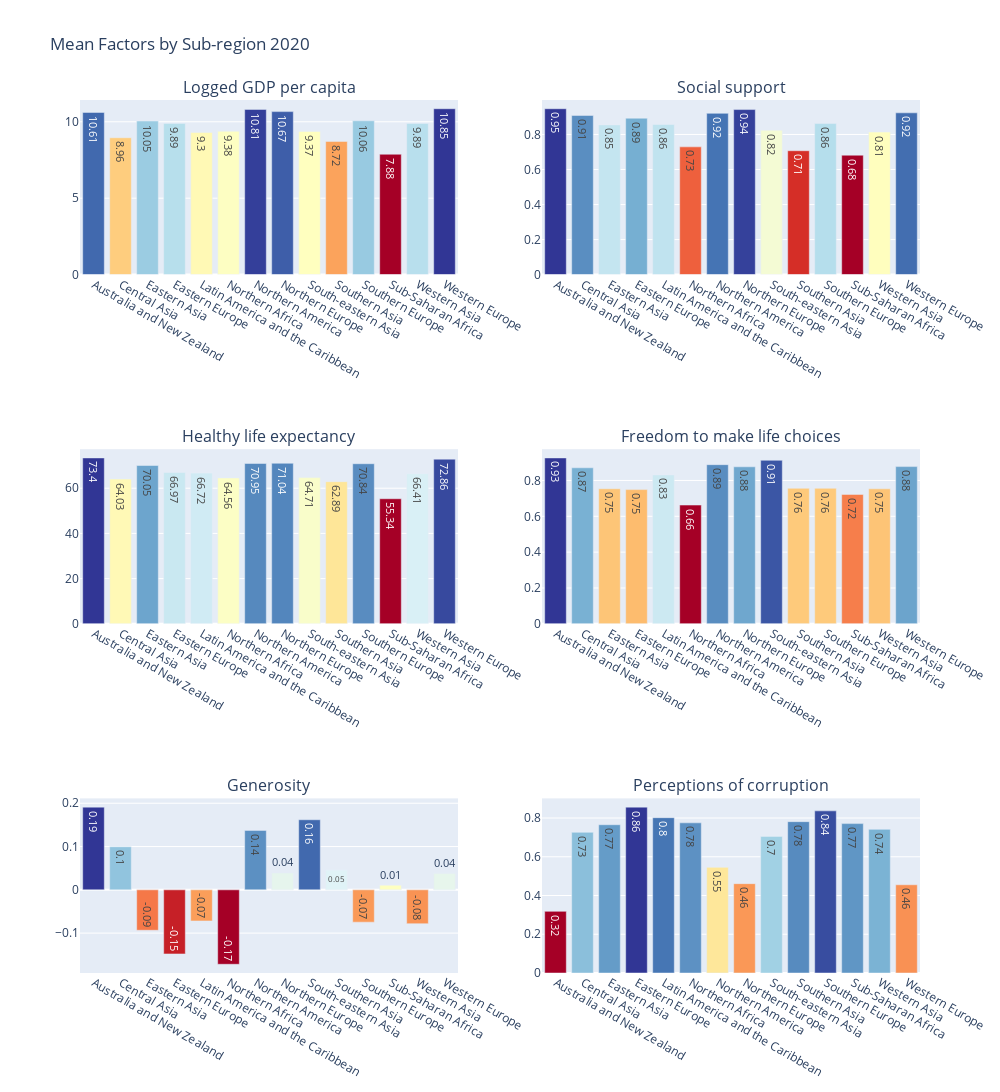

The code cell stored with this chart in its notebook:
### Code cell
# Group by sub-region and calculate mean values for each factor
mean_factors_by_subregion = Report_2020.groupby('Sub-region').mean().reset_index()

# Select the desired factors for the subplots
factors = ['Logged GDP per capita', 'Social support', 'Healthy life expectancy', 'Freedom to make life choices', 'Generosity', 'Perceptions of corruption']

# Create subplots
fig = sp.make_subplots(rows=3, cols=2, subplot_titles=factors,vertical_spacing=0.2)

# Add bar plots to subplots
for i, factor in enumerate(factors):
    fig.add_trace(go.Bar(x=mean_factors_by_subregion['Sub-region'],
            y=mean_factors_by_subregion[factor],
            marker_color=mean_factors_by_subregion[factor],
            marker_colorscale='RdYlBu',
            text=mean_factors_by_subregion[factor].round(2),
            textposition='auto',showlegend=False),row=(i // 2) + 1,col=(i % 2) + 1)

# Update the layout
fig.update_layout(
    height=1700,
    width=1000,
    title_text='Mean Factors by Sub-region 2020')

# Show the plot
fig.show()

### Figure 1 — Plotly figure (JSON) as saved in the notebook; plotly's stock layout.template omitted (floating-point values rounded to 4 significant figures)
{"data": [{"marker": {"color": [10.61, 8.955, 10.05, 9.894, 9.303, 9.38, 10.81, 10.67, 9.367, 8.716, 10.06, 7.875, 9.889, 10.85], "colorscale": [[0, "rgb(165,0,38)"], [0.1, "rgb(215,48,39)"], [0.2, "rgb(244,109,67)"], [0.3, "rgb(253,174,97)"], [0.4, "rgb(254,224,144)"], [0.5, "rgb(255,255,191)"], [0.6, "rgb(224,243,248)"], [0.7, "rgb(171,217,233)"], [0.8, "rgb(116,173,209)"], [0.9, "rgb(69,117,180)"], [1, "rgb(49,54,149)"]]}, "showlegend": false, "text": [10.61, 8.96, 10.05, 9.89, 9.3, 9.38, 10.81, 10.67, 9.37, 8.72, 10.06, 7.88, 9.89, 10.85], "textposition": "auto", "type": "bar", "x": ["Australia and New Zealand", "Central Asia", "Eastern Asia", "Eastern Europe", "Latin America and the Caribbean", "Northern Africa", "Northern America", "Northern Europe", "South-eastern Asia", "Southern Asia", "Southern Europe", "Sub-Saharan Africa", "Western Asia", "Western Europe"], "xaxis": "x", "y": [10.61, 8.955, 10.05, 9.894, 9.303, 9.38, 10.81, 10.67, 9.367, 8.716, 10.06, 7.875, 9.889, 10.85], "yaxis": "y"}, {"marker": {"color": [0.947, 0.9086, 0.8547, 0.8928, 0.8569, 0.7292, 0.9207, 0.9422, 0.8241, 0.7072, 0.8623, 0.6816, 0.8136, 0.9235], "colorscale": [[0, "rgb(165,0,38)"], [0.1, "rgb(215,48,39)"], [0.2, "rgb(244,109,67)"], [0.3, "rgb(253,174,97)"], [0.4, "rgb(254,224,144)"], [0.5, "rgb(255,255,191)"], [0.6, "rgb(224,243,248)"], [0.7, "rgb(171,217,233)"], [0.8, "rgb(116,173,209)"], [0.9, "rgb(69,117,180)"], [1, "rgb(49,54,149)"]]}, "showlegend": false, "text": [0.95, 0.91, 0.85, 0.89, 0.86, 0.73, 0.92, 0.94, 0.82, 0.71, 0.86, 0.68, 0.81, 0.92], "textposition": "auto", "type": "bar", "x": ["Australia and New Zealand", "Central Asia", "Eastern Asia", "Eastern Europe", "Latin America and the Caribbean", "Northern Africa", "Northern America", "Northern Europe", "South-eastern Asia", "Southern Asia", "Southern Europe", "Sub-Saharan Africa", "Western Asia", "Western Europe"], "xaxis": "x2", "y": [0.947, 0.9086, 0.8547, 0.8928, 0.8569, 0.7292, 0.9207, 0.9422, 0.8241, 0.7072, 0.8623, 0.6816, 0.8136, 0.9235], "yaxis": "y2"}, {"marker": {"color": [73.4, 64.03, 70.05, 66.97, 66.72, 64.56, 70.95, 71.04, 64.71, 62.89, 70.84, 55.34, 66.41, 72.86], "colorscale": [[0, "rgb(165,0,38)"], [0.1, "rgb(215,48,39)"], [0.2, "rgb(244,109,67)"], [0.3, "rgb(253,174,97)"], [0.4, "rgb(254,224,144)"], [0.5, "rgb(255,255,191)"], [0.6, "rgb(224,243,248)"], [0.7, "rgb(171,217,233)"], [0.8, "rgb(116,173,209)"], [0.9, "rgb(69,117,180)"], [1, "rgb(49,54,149)"]]}, "showlegend": false, "text": [73.4, 64.03, 70.05, 66.97, 66.72, 64.56, 70.95, 71.04, 64.71, 62.89, 70.84, 55.34, 66.41, 72.86], "textposition": "auto", "type": "bar", "x": ["Australia and New Zealand", "Central Asia", "Eastern Asia", "Eastern Europe", "Latin America and the Caribbean", "Northern Africa", "Northern America", "Northern Europe", "South-eastern Asia", "Southern Asia", "Southern Europe", "Sub-Saharan Africa", "Western Asia", "Western Europe"], "xaxis": "x3", "y": [73.4, 64.03, 70.05, 66.97, 66.72, 64.56, 70.95, 71.04, 64.71, 62.89, 70.84, 55.34, 66.41, 72.86], "yaxis": "y3"}, {"marker": {"color": [0.9258, 0.8708, 0.7537, 0.7491, 0.8307, 0.6627, 0.8883, 0.8762, 0.9127, 0.7563, 0.7563, 0.7221, 0.7533, 0.8774], "colorscale": [[0, "rgb(165,0,38)"], [0.1, "rgb(215,48,39)"], [0.2, "rgb(244,109,67)"], [0.3, "rgb(253,174,97)"], [0.4, "rgb(254,224,144)"], [0.5, "rgb(255,255,191)"], [0.6, "rgb(224,243,248)"], [0.7, "rgb(171,217,233)"], [0.8, "rgb(116,173,209)"], [0.9, "rgb(69,117,180)"], [1, "rgb(49,54,149)"]]}, "showlegend": false, "text": [0.93, 0.87, 0.75, 0.75, 0.83, 0.66, 0.89, 0.88, 0.91, 0.76, 0.76, 0.72, 0.75, 0.88], "textposition": "auto", "type": "bar", "x": ["Australia and New Zealand", "Central Asia", "Eastern Asia", "Eastern Europe", "Latin America and the Caribbean", "Northern Africa", "Northern America", "Northern Europe", "South-eastern Asia", "Southern Asia", "Southern Europe", "Sub-Saharan Africa", "Western Asia", "Western Europe"], "xaxis": "x4", "y": [0.9258, 0.8708, 0.7537, 0.7491, 0.8307, 0.6627, 0.8883, 0.8762, 0.9127, 0.7563, 0.7563, 0.7221, 0.7533, 0.8774], "yaxis": "y4"}, {"marker": {"color": [0.191, 0.09946, -0.09341, -0.1481, -0.0719, -0.172, 0.1373, 0.0391, 0.1619, 0.04545, -0.0747, 0.01075, -0.07825, 0.03788], "colorscale": [[0, "rgb(165,0,38)"], [0.1, "rgb(215,48,39)"], [0.2, "rgb(244,109,67)"], [0.3, "rgb(253,174,97)"], [0.4, "rgb(254,224,144)"], [0.5, "rgb(255,255,191)"], [0.6, "rgb(224,243,248)"], [0.7, "rgb(171,217,233)"], [0.8, "rgb(116,173,209)"], [0.9, "rgb(69,117,180)"], [1, "rgb(49,54,149)"]]}, "showlegend": false, "text": [0.19, 0.1, -0.09, -0.15, -0.07, -0.17, 0.14, 0.04, 0.16, 0.05, -0.07, 0.01, -0.08, 0.04], "textposition": "auto", "type": "bar", "x": ["Australia and New Zealand", "Central Asia", "Eastern Asia", "Eastern Europe", "Latin America and the Caribbean", "Northern Africa", "Northern America", "Northern Europe", "South-eastern Asia", "Southern Asia", "Southern Europe", "Sub-Saharan Africa", "Western Asia", "Western Europe"], "xaxis": "x5", "y": [0.191, 0.09946, -0.09341, -0.1481, -0.0719, -0.172, 0.1373, 0.0391, 0.1619, 0.04545, -0.0747, 0.01075, -0.07825, 0.03788], "yaxis": "y5"}, {"marker": {"color": [0.3182, 0.726, 0.7653, 0.8561, 0.8015, 0.7751, 0.5453, 0.4611, 0.7049, 0.7812, 0.8368, 0.771, 0.7414, 0.4554], "colorscale": [[0, "rgb(165,0,38)"], [0.1, "rgb(215,48,39)"], [0.2, "rgb(244,109,67)"], [0.3, "rgb(253,174,97)"], [0.4, "rgb(254,224,144)"], [0.5, "rgb(255,255,191)"], [0.6, "rgb(224,243,248)"], [0.7, "rgb(171,217,233)"], [0.8, "rgb(116,173,209)"], [0.9, "rgb(69,117,180)"], [1, "rgb(49,54,149)"]]}, "showlegend": false, "text": [0.32, 0.73, 0.77, 0.86, 0.8, 0.78, 0.55, 0.46, 0.7, 0.78, 0.84, 0.77, 0.74, 0.46], "textposition": "auto", "type": "bar", "x": ["Australia and New Zealand", "Central Asia", "Eastern Asia", "Eastern Europe", "Latin America and the Caribbean", "Northern Africa", "Northern America", "Northern Europe", "South-eastern Asia", "Southern Asia", "Southern Europe", "Sub-Saharan Africa", "Western Asia", "Western Europe"], "xaxis": "x6", "y": [0.3182, 0.726, 0.7653, 0.8561, 0.8015, 0.7751, 0.5453, 0.4611, 0.7049, 0.7812, 0.8368, 0.771, 0.7414, 0.4554], "yaxis": "y6"}], "layout": {"annotations": [{"font": {"size": 16}, "showarrow": false, "text": "Logged GDP per capita", "x": 0.225, "xanchor": "center", "xref": "paper", "y": 1, "yanchor": "bottom", "yref": "paper"}, {"font": {"size": 16}, "showarrow": false, "text": "Social support", "x": 0.775, "xanchor": "center", "xref": "paper", "y": 1, "yanchor": "bottom", "yref": "paper"}, {"font": {"size": 16}, "showarrow": false, "text": "Healthy life expectancy", "x": 0.225, "xanchor": "center", "xref": "paper", "y": 0.6, "yanchor": "bottom", "yref": "paper"}, {"font": {"size": 16}, "showarrow": false, "text": "Freedom to make life choices", "x": 0.775, "xanchor": "center", "xref": "paper", "y": 0.6, "yanchor": "bottom", "yref": "paper"}, {"font": {"size": 16}, "showarrow": false, "text": "Generosity", "x": 0.225, "xanchor": "center", "xref": "paper", "y": 0.2, "yanchor": "bottom", "yref": "paper"}, {"font": {"size": 16}, "showarrow": false, "text": "Perceptions of corruption", "x": 0.775, "xanchor": "center", "xref": "paper", "y": 0.2, "yanchor": "bottom", "yref": "paper"}], "height": 1700, "title": {"text": "Mean Factors by Sub-region 2020"}, "width": 1000, "xaxis": {"anchor": "y", "domain": [0, 0.45]}, "xaxis2": {"anchor": "y2", "domain": [0.55, 1]}, "xaxis3": {"anchor": "y3", "domain": [0, 0.45]}, "xaxis4": {"anchor": "y4", "domain": [0.55, 1]}, "xaxis5": {"anchor": "y5", "domain": [0, 0.45]}, "xaxis6": {"anchor": "y6", "domain": [0.55, 1]}, "yaxis": {"anchor": "x", "domain": [0.8, 1]}, "yaxis2": {"anchor": "x2", "domain": [0.8, 1]}, "yaxis3": {"anchor": "x3", "domain": [0.4, 0.6]}, "yaxis4": {"anchor": "x4", "domain": [0.4, 0.6]}, "yaxis5": {"anchor": "x5", "domain": [0, 0.2]}, "yaxis6": {"anchor": "x6", "domain": [0, 0.2]}}}
